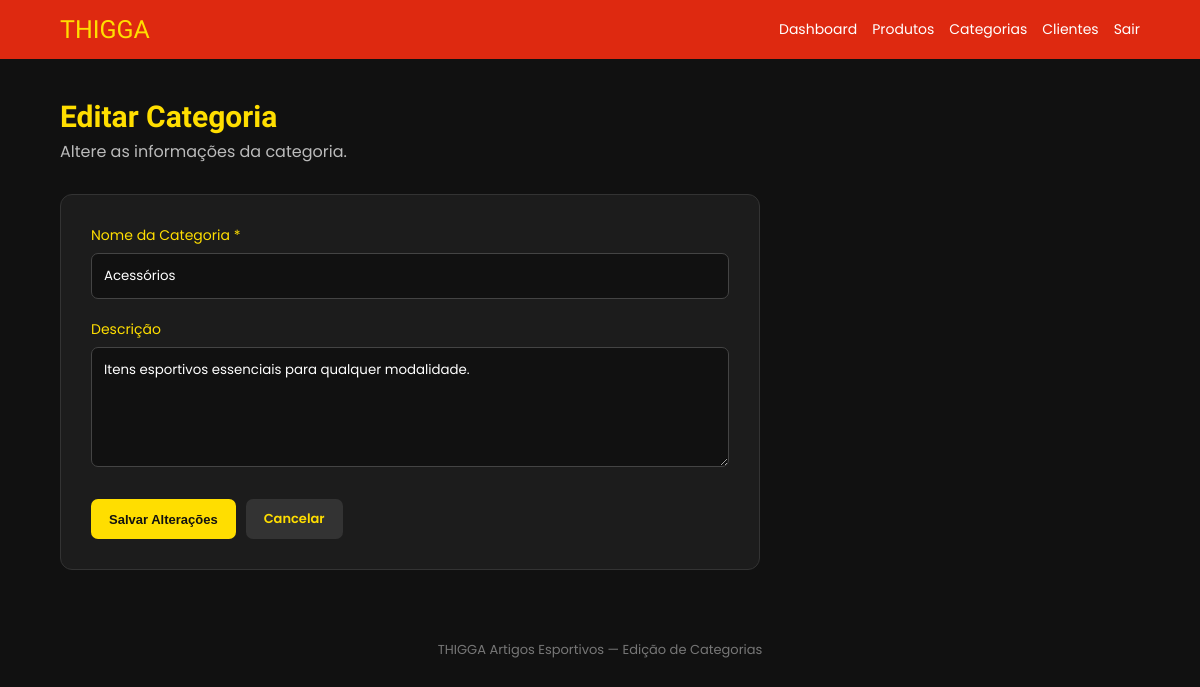
/admin/categorias/editar.php?id=4 (signed in), run on an earlier commit of the app's database.
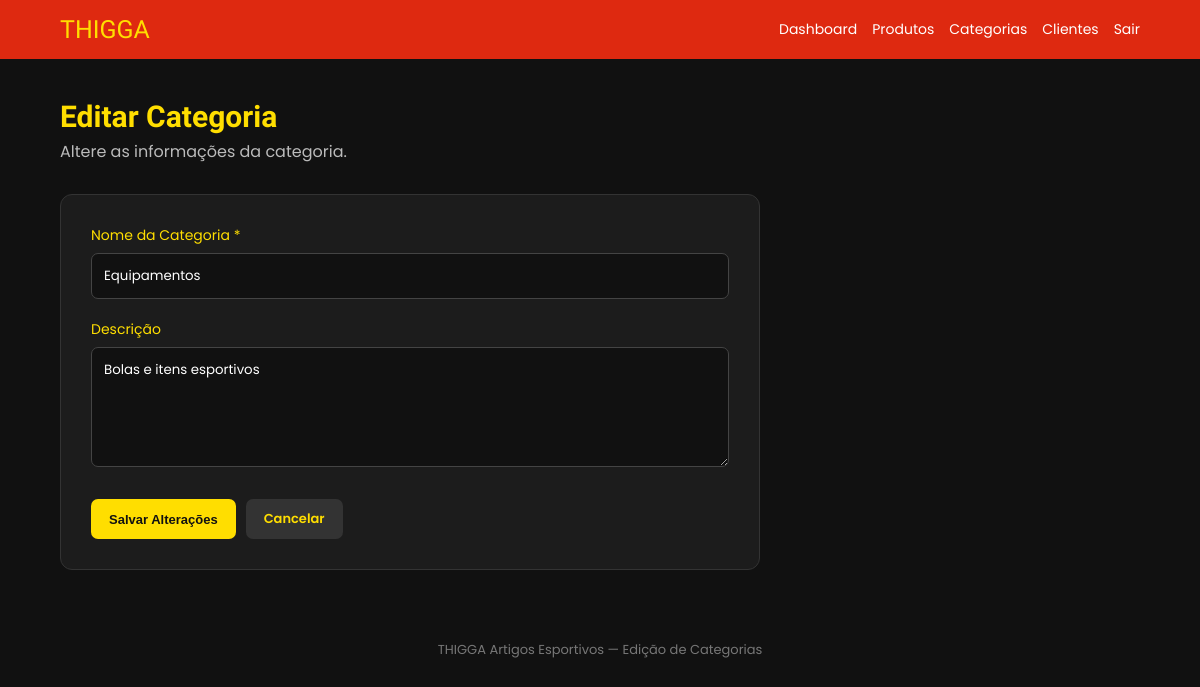
And on a later commit of the database.
### tables this page shows
CREATE TABLE categorias (
    id INT AUTO_INCREMENT PRIMARY KEY,
    nome VARCHAR(80) NOT NULL,
    descricao TEXT
);

### admin/categorias/editar.php (the view, shortened to what this page needs)
<?php
require_once "../../config/conexao.php";
$id = filter_input(
    INPUT_GET,
    "id",
    FILTER_VALIDATE_INT
);
$sql = "
    SELECT
        id,
        nome,
        descricao
    FROM categorias
    WHERE id = :id
    LIMIT 1
";
$stmt = $pdo->prepare($sql);
$stmt->bindValue(
    ":id",
    $id,
    PDO::PARAM_INT
);
$stmt->execute();
$categoria = $stmt->fetch(
    PDO::FETCH_ASSOC
);
?>
<!DOCTYPE html>
<html lang="pt-BR">
<head>
    <link
        rel="stylesheet"
        href="../../assets/css/admin.css"
    >
</head>
<body>
<header class="admin-header">
    <div class="admin-logo">
        THIGGA
    </div>
    <nav class="admin-menu">
        <a href="../dashboard.php">
            Dashboard
        </a>
        <a href="../produtos/listar.php">
            Produtos
        </a>
        <a href="listar.php">
            Categorias
        </a>
        <a href="../clientes/listar.php">
            Clientes
        </a>
        <a href="../logout.php">
            Sair
        </a>
    </nav>
</header>
<main class="admin-container">
    <div class="admin-titulo">
        <h1>
            Editar Categoria
        </h1>
        <p>
            Altere as informações da categoria.
        </p>
    </div>
    <form
        action="atualizar.php"
        method="POST"
        class="form-admin"
    >
        <div class="form-grupo">
            <label for="nome">
                Nome da Categoria *
            </label>
            <input
                type="text"
                id="nome"
                name="nome"
                value="<?php echo htmlspecialchars($categoria['nome']); ?>"
                maxlength="100"
                required
            >
        </div>
        <div class="form-grupo">
            <label for="descricao">
                Descrição
            </label>
            <textarea
                id="descricao"
                name="descricao"
                maxlength="255"
            ><?php echo htmlspecialchars($categoria['descricao'] ?? ''); ?></textarea>
        </div>
        <div
            style="
                display:flex;
                gap:10px;
                flex-wrap:wrap;
                margin-top:25px;
            "
        >
            <button
                type="submit"
                class="btn-admin btn-novo"
                style="
                    border:none;
                    cursor:pointer;
                "
            >
                Salvar Alterações
            </button>
            <a
                href="listar.php"
                class="btn-admin btn-editar"
            >
                Cancelar
            </a>
        </div>
    </form>
</main>
<footer class="admin-footer">
    THIGGA Artigos Esportivos —
    Edição de Categorias
</footer>
</body>
</html>

What changed in the data, as far as the page shows it:
changed categorias: nome "Acessórios" → "Equipamentos"; descricao "Itens esportivos essenciais para qualquer modalidade." → "Bolas e itens esportivos"
